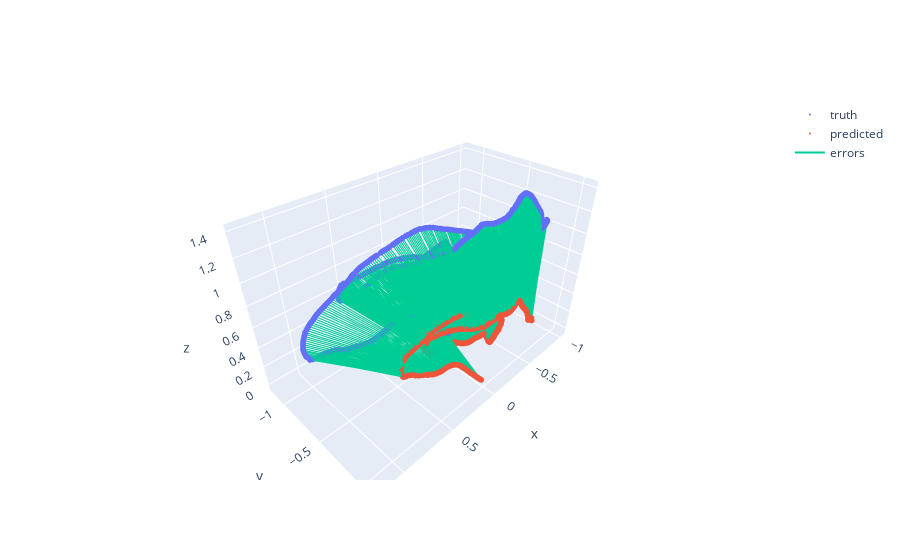

The notebook cell saved with this chart:
### Code cell
show_trajectories(truth_trajectory[odometry_indexes], odometry_positions[:, :3, 3])

### Figure 1 — Plotly figure (JSON) as saved in the notebook; plotly's stock layout.template omitted (floating-point values rounded to 4 significant figures; data arrays with more than 128 entries replaced by an {"elided": "..."} marker saying what was removed)
{"data": [{"marker": {"size": 2}, "mode": "markers", "name": "truth", "type": "scatter3d", "x": {"elided": "984 float values"}, "y": {"elided": "984 float values"}, "z": {"elided": "984 float values"}}, {"marker": {"size": 2}, "mode": "markers", "name": "predicted", "type": "scatter3d", "x": {"elided": "984 float values"}, "y": {"elided": "984 float values"}, "z": {"elided": "984 float values"}}, {"mode": "lines", "name": "errors", "type": "scatter3d", "x": {"elided": "2952 float values"}, "y": {"elided": "2952 float values"}, "z": {"elided": "2952 float values"}}], "layout": {}}
